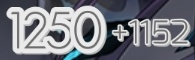
#> input picture assets/fix_rects/broken.jpg, 195 x 60 px
$ python -i preprocess.py   (imports and definitions only)
#> lines starting #> are read from the running program, lines starting #| are printed output that depends on the picture
import cv2

from ...types import Mat
from .shared import *


# [48 lines that did not run here, left out]

>>> import cv2
>>> picture = cv2.imread('../../../../assets/fix_rects/broken.jpg', cv2.IMREAD_GRAYSCALE)
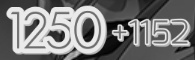
#> picture: shape (60, 195); min 0, max 240, mean 122
#> (the run stopped early here; a loop or call above may not have finished)
